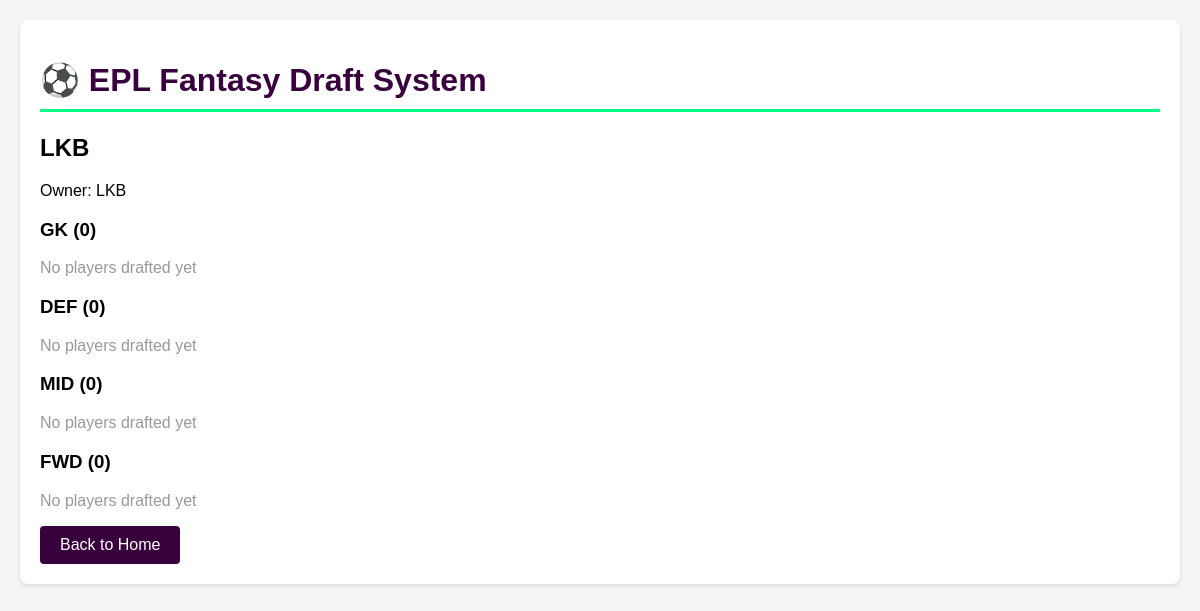
Before: /team/1 with the older database file.
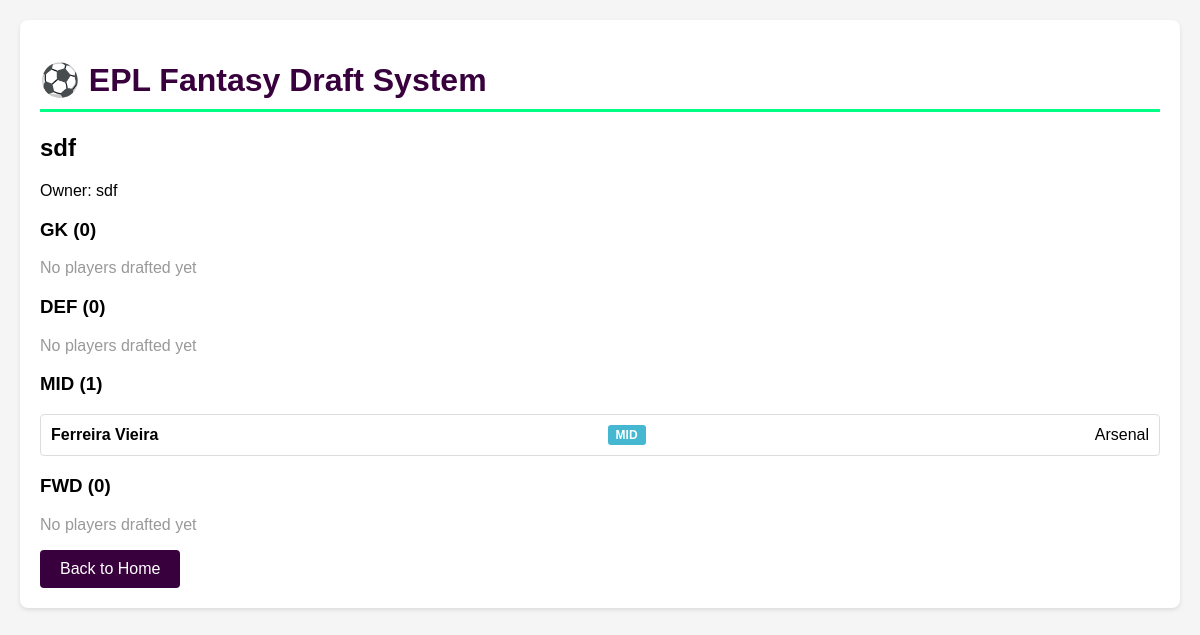
After: the same page with the newer database file.
### app.py (models this page shows, shortened)
class DraftTeam(db.Model):
    id = db.Column(db.Integer, primary_key=True)
    name = db.Column(db.String(100), nullable=False)
    owner = db.Column(db.String(100), nullable=False)
    players = db.relationship('Player', backref='draft_team', lazy=True)
    def get_roster(self):
        roster = {
            'GK': [],
            'DEF': [],
            'MID': [],
            'FWD': []
        }
        for player in self.players:
            roster[player.position].append(player)
        return roster

class Player(db.Model):
    id = db.Column(db.Integer, primary_key=True)
    first_name = db.Column(db.String(100))
    second_name = db.Column(db.String(100), nullable=False)
    full_name = db.Column(db.String(200))
    web_name = db.Column(db.String(100))  # Display name
    team = db.Column(db.String(50), nullable=False)
    position = db.Column(db.String(20), nullable=False)
    status = db.Column(db.String(1))  # a=available, i=injured, s=suspended
    drafted = db.Column(db.Boolean, default=False)
    drafted_by = db.Column(db.Integer, db.ForeignKey('draft_team.id'), nullable=True)
    now_cost = db.Column(db.Float, default=0.0)  # Current price
    total_points = db.Column(db.Integer, default=0)
    points_per_game = db.Column(db.Float, default=0.0)
    minutes = db.Column(db.Integer, default=0)
    starts = db.Column(db.Integer, default=0)
    goals_scored = db.Column(db.Integer, default=0)
    assists = db.Column(db.Integer, default=0)
    clean_sheets = db.Column(db.Integer, default=0)
    goals_conceded = db.Column(db.Integer, default=0)
    own_goals = db.Column(db.Integer, default=0)
    penalties_saved = db.Column(db.Integer, default=0)
    penalties_missed = db.Column(db.Integer, default=0)
    yellow_cards = db.Column(db.Integer, default=0)
    red_cards = db.Column(db.Integer, default=0)
    saves = db.Column(db.Integer, default=0)
    bonus = db.Column(db.Integer, default=0)
    bps = db.Column(db.Integer, default=0)
    influence = db.Column(db.Float, default=0.0)
    creativity = db.Column(db.Float, default=0.0)
    threat = db.Column(db.Float, default=0.0)
    ict_index = db.Column(db.Float, default=0.0)
    expected_goals = db.Column(db.Float, default=0.0)
    expected_assists = db.Column(db.Float, default=0.0)
    expected_goal_involvements = db.Column(db.Float, default=0.0)
    expected_goals_conceded = db.Column(db.Float, default=0.0)
    expected_goals_per_90 = db.Column(db.Float, default=0.0)
    expected_assists_per_90 = db.Column(db.Float, default=0.0)
    saves_per_90 = db.Column(db.Float, default=0.0)
    clean_sheets_per_90 = db.Column(db.Float, default=0.0)
    @property
    def name(self):
        return self.web_name or self.second_name

### app.py (the view)
@app.route('/team/<int:team_id>')
def view_team(team_id):
    team = DraftTeam.query.get_or_404(team_id)
    roster = team.get_roster()
    return render_template('team.html', team=team, roster=roster)

### templates/team.html (shortened to what this page needs)
{% extends "base.html" %}
{% block content %}
<h2>{{ team.name }}</h2>
<p>Owner: {{ team.owner }}</p>
<div class="roster">
    {% for position, players in roster.items() %}
    <div class="position-group">
        <h3>{{ position }} ({{ players|length }})</h3>
        {% if players %}
            {% for player in players %}
            <div class="player-card">
                <strong>{{ player.name }}</strong>
                <span class="position-badge position-{{ player.position }}">{{ player.position }}</span>
                <span>{{ player.team }}</span>
            </div>
            {% endfor %}
        {% else %}
            <p style="color: #999;">No players drafted yet</p>
        {% endif %}
    </div>
    {% endfor %}
</div>
<a href="{{ url_for('index') }}" class="btn">Back to Home</a>
{% endblock %}

Changed rows visible on the page:
changed DraftTeam: name "LKB" → "sdf"; owner "LKB" → "sdf"
added Player: name "Ferreira Vieira", position "MID", team "Arsenal"
Other visible differences:
new list line: "MID ( 1 )"
list line gone: "MID ( 0 ) No players drafted yet"
